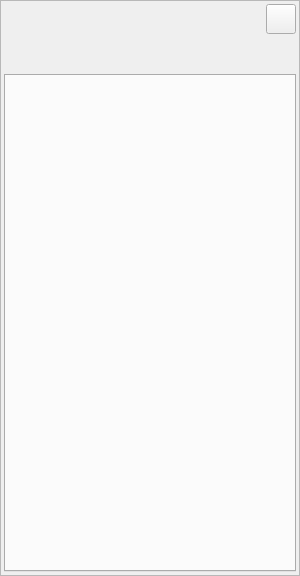
<?xml version="1.0" encoding="UTF-8"?>
<ui version="4.0">
 <class>AssistantInterface</class>
 <widget class="QWidget" name="AssistantInterface">
  <property name="geometry">
   <rect>
    <x>0</x>
    <y>0</y>
    <width>300</width>
    <height>576</height>
   </rect>
  </property>
  <property name="windowTitle">
   <string/>
  </property>
  <widget class="QFrame" name="AssistantFrame">
   <property name="geometry">
    <rect>
     <x>0</x>
     <y>0</y>
     <width>300</width>
     <height>576</height>
    </rect>
   </property>
   <property name="frameShape">
    <enum>QFrame::Shape::StyledPanel</enum>
   </property>
   <property name="frameShadow">
    <enum>QFrame::Shadow::Raised</enum>
   </property>
   <widget class="QLabel" name="ChampionIconLabel">
    <property name="geometry">
     <rect>
      <x>5</x>
      <y>5</y>
      <width>64</width>
      <height>64</height>
     </rect>
    </property>
    <property name="text">
     <string/>
    </property>
    <property name="scaledContents">
     <bool>true</bool>
    </property>
   </widget>
   <widget class="QLabel" name="ChampionNameLabel">
    <property name="geometry">
     <rect>
      <x>74</x>
      <y>17</y>
      <width>221</width>
      <height>40</height>
     </rect>
    </property>
    <property name="text">
     <string/>
    </property>
    <property name="alignment">
     <set>Qt::AlignmentFlag::AlignLeading|Qt::AlignmentFlag::AlignLeft|Qt::AlignmentFlag::AlignVCenter</set>
    </property>
   </widget>
   <widget class="QTabWidget" name="ChampionDetailsTabWidget">
    <property name="geometry">
     <rect>
      <x>4</x>
      <y>74</y>
      <width>292</width>
      <height>498</height>
     </rect>
    </property>
   </widget>
   <widget class="QPushButton" name="ClosePushButton">
    <property name="geometry">
     <rect>
      <x>266</x>
      <y>4</y>
      <width>30</width>
      <height>30</height>
     </rect>
    </property>
    <property name="text">
     <string/>
    </property>
   </widget>
  </widget>
 </widget>
 <resources/>
 <connections/>
</ui>
